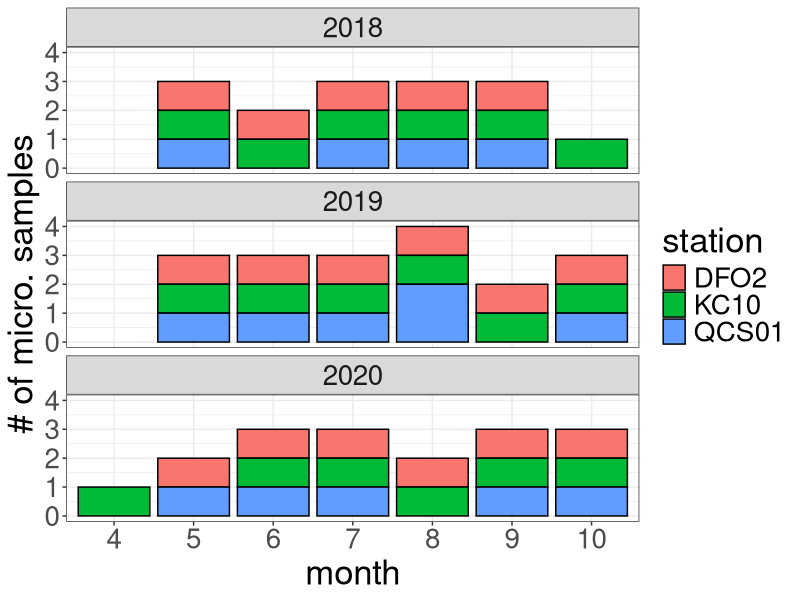
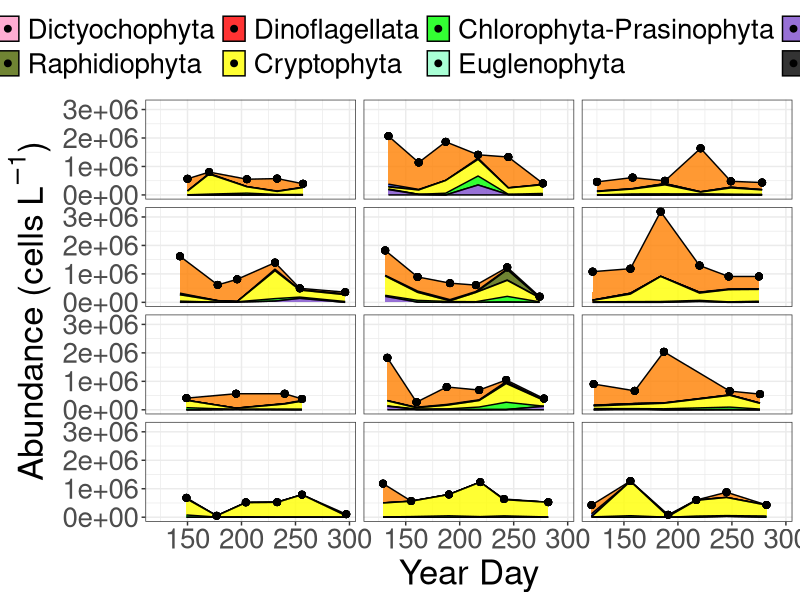
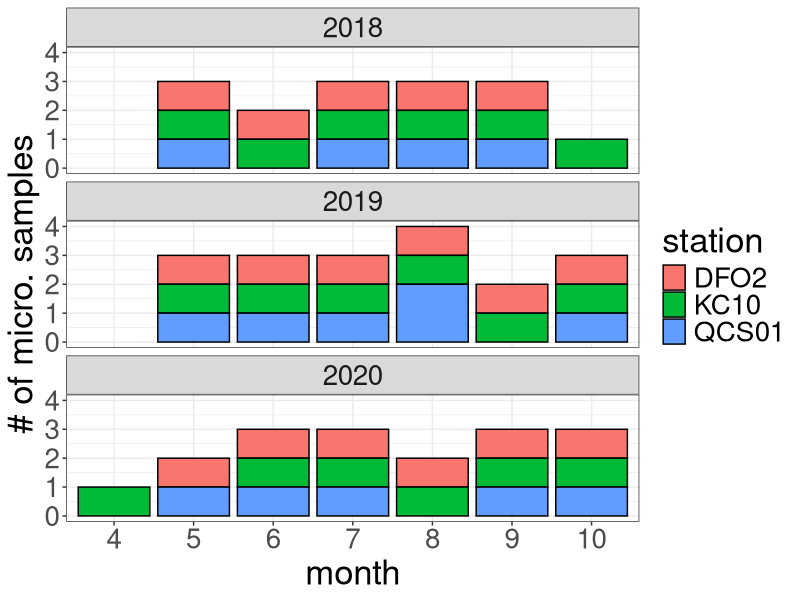
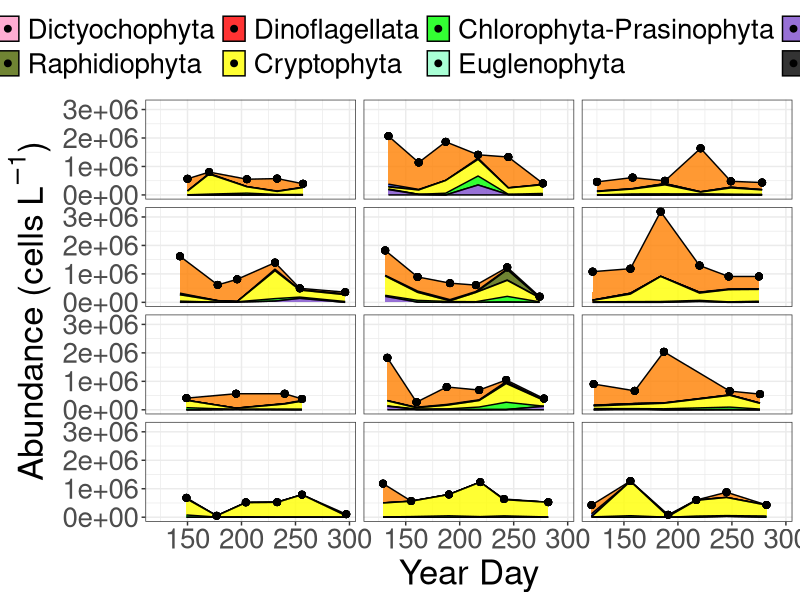

Write the R code that produced these figures, in order. (Note: this script raises an error after producing the figures.)
## ---- chunk 1
#Load packages
library(tidyverse)
library(patchwork)
library(here)
library(readr)
library(readxl)
## ---- chunk 2

#Upload fully formatted microscopy data

micro <- read_csv(here("outputs", "micro_master_2021-10-18.csv"))



## ---- chunk 3
#Upload chemtax data

#Upload data
#Uploading chemtax data
chem <- read_csv(here("outputs", "chemtax_master_2021-11-04.csv")) 


## ---- chunk 4
#Selecting autotrophic groups from class level specifications above. Too coarse for dinos.


#Can't figure out how to make this work with multiple stations. Trying each separately and binding
micro_sum_dfo2 <- micro %>%
  filter(trophicStatus == "auto" &
          site_id == "DFO2") %>% 
  complete(date, group) %>% # make each day have all species, even if not observed (for joining)
  group_by(date, group) %>% 
  summarise(sum = sum(count)) %>% #sum counts for each grouping/class
  ungroup() %>% 
  arrange(date, group) %>% 
  mutate(sum = replace_na(sum, 0),
         site_id = "DFO2") #replace NAs, created by complete, with 0s

micro_sum_kc10 <- micro %>%
  filter(trophicStatus == "auto" &
          site_id == "KC10") %>% 
  complete(date, group) %>% # make each day have all species, even if not observed (for joining)
  group_by(date, group) %>% 
  summarise(sum = sum(count)) %>% #sum counts for each grouping/class
  ungroup() %>% 
  arrange(date, group) %>% 
  mutate(sum = replace_na(sum, 0),
         site_id = "KC10") #replace NAs, created by complete, with 0s

micro_sum_qcs01 <- micro %>%
  filter(trophicStatus == "auto" &
          site_id == "QCS01") %>% 
  complete(date, group) %>% # make each day have all species, even if not observed (for joining)
  group_by(date, group) %>% 
  summarise(sum = sum(count)) %>% #sum counts for each grouping/class
  ungroup() %>% 
  arrange(date, group) %>% 
  mutate(sum = replace_na(sum, 0),
         site_id = "QCS01") #replace NAs, created by complete, with 0s

micro_sum_qu39 <- micro %>%
  filter(trophicStatus == "auto" &
          site_id == "QU39") %>% 
  complete(date, group) %>% # make each day have all species, even if not observed (for joining)
  group_by(date, group) %>% 
  summarise(sum = sum(count)) %>% #sum counts for each grouping/class
  ungroup() %>% 
  arrange(date, group) %>% 
  mutate(sum = replace_na(sum, 0),
         site_id = "QU39") #replace NAs, created by complete, with 0s

micro_sum <- rbind(micro_sum_dfo2, micro_sum_kc10, micro_sum_qcs01, micro_sum_qu39)
## ---- chunk 5
#Set order or groups for plotting

micro_sum$group <- factor(micro_sum$group,
                         levels = c("Bacillariophyta", #Y
                                    "Chrysophyta", #Y
                                    "Dictyochophyta", #Y
                                    "Raphidiophyta", #Y
                                    "Dinoflagellata", #Y
                                    "Cryptophyta",#Y
                                    "Chlorophyta-Prasinophyta", #Y 
                                    "Euglenophyta", #Y
                                    "Prymnesiophyta-Haptophyta", #Y 
                                    "Cyanobacteria", #Y
                                    "Unknown_Chlorophyta?", #Y
                                    "Unknown_Dinophyceae?", #Y
                                    "Unknown_flagellate" #Y
                                    ))
## ---- chunk 6
#Setting colour pallete for microscopy data - roughly comparable to chemtax data
color_palette_micro <- c("#ff8000", #Diatoms 
                   "#2642D5", #Chrysophytes
                   "#ff99c7", #Dicto (same color as chryso as same pig. group)
                   "#4d6600", #Raph
                   "#ff0000", #Dino
                   "#ffff00", #Crypto
                   "#00ff00", #Chloro (chloro and eugleno same colour, same pig. group)
                   "#93FFCA", #Eugleno
                   "#7d4dcc", #Hapto
                   "#000000"  #Cyano
                   )

#Set month labels for plot
month_labels_5 <- rep(c('J','F','M','A','M','J','J','A','S','O','N','D'), 5)

month_labels <- c('J','F','M','A','M','J','J','A','S','O','N','D')
## ---- chunk 7
#Plotting when we have data available for microscopy at Calvert
micro %>%  
  filter(!site_id == "QU39" & date > "2018-01-01" & date < "2021-01-01") %>%  
  distinct(date, site_id) %>% 
  mutate(year = lubridate::year(date),
         month = lubridate::month(date)) %>% 
  group_by(year, month, site_id) %>% 
  summarise(n = n()) %>% 
  ggplot(aes(x = as.factor(month), y = n, fill = site_id)) + 
  geom_bar(stat = "identity", color = "black") +
  facet_wrap(~ year, ncol = 1) +
  theme_bw() +
  labs(y = "# of micro. samples",
       x = "month",
       fill = "station") +
  theme(text = element_text(size = 25))

ggsave(here("figures_new", "sample_number.png"),
       width = 17, height = 15, dpi = 300)
## ---- chunk 8

#Microscopy 2019 timeseries - need to downscale QU39

micro_sum %>% 
  filter(date > "2018-04-01" & date < "2020-11-01") %>% 
  group_by(date, site_id) %>% 
  mutate(sum_all = sum(sum, na.rm = TRUE)) %>%
  ungroup() %>% 
  mutate(year = lubridate::year(date),
         month = lubridate::month(date),
         yday = lubridate::yday(date)) %>% 
  ggplot(aes(x = yday, y = sum, group = group, fill = group)) +
  geom_area(position = "stack", alpha = 0.8, size = 0.5, colour = "black") +
  geom_point(aes(x = yday, y = sum_all), size = 2) +
  scale_fill_manual(values = color_palette_micro) +
  # scale_x_date(limits = startEnd,
  #              breaks = scales::date_breaks("1 month"),
  #              labels = scales::date_format("%m")) +
  facet_grid(site_id ~ year) +
  theme_bw() +
  theme(legend.position = "top",
        legend.direction = "horizontal",
        legend.title = element_blank(),
        text = element_text(size = 11),
        strip.background = element_blank(),
        strip.text = element_blank()) + 
  labs(x = "Year Day",
           y = bquote("Abundance (cells" ~ L^-1*")")) +
  theme(text = element_text(size = 25)) 

ggsave(here("figures_new", "calvert_qu39_micro_ds.png"),
       width = 17, height = 10, dpi = 300)

## ---- chunk 9
#Making Tidy
#Chemtax
chem_tidy <- chem %>% 
  pivot_longer(c(cyan, hapto, green, cryp, dino, dict, raph, diat),
                 names_to = "phyto_group", values_to = "TChla") %>% 
  group_by(date, site_id, phyto_group) %>% 
  summarize(TChla_mean = mean(TChla)) %>% 
  ungroup() %>% 
  group_by(date, site_id) %>% 
  mutate(TChla_sum = sum(TChla_mean)) %>% 
  ungroup()

## ---- chunk 10

#Order phytoplankton groups roughly from smallest to largest - create order list
order_chem <- c("cyan", "hapto", "green", "cryp",
                   "dino", "raph", "dict", "diat")

#Chemtax - Specify order of phyto groups for figures
chem_tidy <- arrange(mutate(chem_tidy,
                                phyto_group = factor(phyto_group,
                                levels = order_chem)))

chem_tidy <- chem_tidy %>% 
  arrange(date, phyto_group)

## ---- chunk 11

#Set Color palette for plotting. Currently based on QU39 manuscript. Brewer has some good ones for R style.
palette_chem <- c("#ff8000", #1 - Diatoms (orange)
                  "#ff99c7", #2 - Dictyochophytes (pink)
                  "#4d6600", #3 - Raphidophytes (dark green)
                  "#ff0000", #4 - Dinoflagellates (Red)
                  "#ffff00", #5 - Cryptophytes (yellow)
                  "#00ff00", #6 - Chlorophyta (light green)
                  "#7d4dcc", #7 - Haptophytes (purple)
                  "#000000") #8 - Cyanobacteria (black)

#Set month labels for plot
month_labels <- c('J','F','M','A','M','J','J','A','S','O','N','D')
## ---- chunk 12
#Plot chemtax data by station - biomass
chem_tidy %>%
  ggplot() +
  geom_area(aes(date, TChla_mean, fill = fct_rev(phyto_group)),
    alpha = 0.8, size = 0.5, colour = "black") +
  geom_point(aes(date, TChla_sum)) +
  facet_wrap(~ site_id, nrow = 4) +
  scale_fill_manual(values = palette_chem) +
  theme_bw() +
  labs(y = bquote("TChl (mg" ~ m^-3*")"),
       fill = "Group") +
  scale_x_date(limits = startEnd,
               breaks = scales::date_breaks("1 month"),
               labels = scales::date_format("%m")) +
  theme(legend.position = "top",
        legend.direction = "horizontal",
        legend.title = element_blank(),
        text = element_text(size = 30)) +
  theme(strip.background = element_blank(),
        strip.text.x = element_blank(),
        text = element_text(size = 30)) +
        # plot.margin = margin(0, 50, 0, 0)) +
  guides(fill = guide_legend(nrow = 1))
  
ggsave(here("figures_new", "calvert_qu39_chem_2019-ts.png"),
       width=16, height=14, dpi=300)
## ---- chunk 13
#Plot chemtax data by station - relative
chem_tidy %>%
  ggplot() +
  geom_area(aes(date, TChla_mean, fill = fct_rev(phyto_group)),
    position = "fill", alpha = 0.8, size = 0.5, colour = "black") +
  geom_point(aes(date, 1)) +
  facet_wrap(~ site_id, nrow = 4) +
  scale_fill_manual(values = palette_chem) +
  theme_bw() +
  labs(y = bquote("Relative (%)"),
       fill = "Group") +
  scale_x_date(limits = startEnd,
               breaks = scales::date_breaks("1 month"),
               labels = scales::date_format("%m")) +
  theme(legend.position = "top",
        legend.direction = "horizontal",
        legend.title = element_blank(),
        text = element_text(size = 30)) +
  theme(strip.background = element_blank(),
        strip.text.x = element_blank(),
        text = element_text(size = 30)) +
        # plot.margin = margin(0, 50, 0, 0)) +
  guides(fill = guide_legend(nrow = 1))
  
ggsave(here("figures", "calvert_qu39_chem_relative_2019-ts.png"),
       width=16, height=14, dpi=300)
## ---- chunk 14
#Trying to plot Relative in a different way - CHEMTAX
chem_qu39_ds <- chem_tidy %>%
  filter(site_id == "QU39")

chem_qu39_ds <- chem_qu39_ds %>%
  filter(date == "2019-05-09" |
         date == "2019-06-04" |
         date == "2019-07-09" |
         date == "2019-08-07" |
         date == "2019-08-29" |
         date == "2019-10-09" |
         #date == "2019-11-26" | #removing this for multi-year analysis
         date == "2020-04-29" | #Different month, but very close temporally
         date == "2020-06-04" |
         date == "2020-07-09" | # Also 06-30 - Tricky
         date == "2020-08-04" | # Also 08-13 
         date == "2020-09-01" |
         date == "2020-10-08")

chem_ds <- chem_tidy %>%
  filter(!site_id == "QU39")

chem_ds <- rbind(chem_ds, chem_qu39_ds)

# chem_ds <- chem_ds %>% 
#   filter(date > "2019-05-01" & date < "2019-12-01") %>% 
#   arrange(date)

chem_ds <- chem_ds %>%  
  mutate(month = lubridate::month(date),
         month = case_when(date == "2019-08-29" ~ 9,
                           date == "2019-08-31" ~ 9,
                           date == "2020-04-29" ~ 5,
                           date == "2020-04-30" ~ 5,
                             TRUE ~ as.numeric (month)))
    
## ---- chunk 15
micro_qu39_ds <- micro_sum %>%
  filter(site_id == "QU39")

micro_qu39_ds_distinct <- micro_qu39_ds %>%
  mutate(month = lubridate::month(date)) %>% 
  filter(date > "2018-01-01" & date < "2021-01-01" & month > 3 & month < 11) %>%
  distinct(date, site_id)

#Trying to plot Relative in a different way - CHEMTAX
micro_qu39_ds <- micro_qu39_ds %>%
  filter(date == "2018-05-29" | #could also be 05-22
         date == "2018-06-26" |
         date == "2018-07-23" | # Could also be 07-16
         date == "2018-08-21" | # 08-14, 08-28
         date == "2018-09-13" |   
         date == "2018-10-24" |
         date == "2019-05-09" |
         date == "2019-06-04" |
         date == "2019-07-09" |
         date == "2019-08-07" |
         date == "2019-08-29" |
         date == "2019-10-09" |
         #date == "2019-11-26" | #removing this for multi-year analysis
         date == "2020-04-29" | #Different month, but very close temporally
         date == "2020-06-04" |
         date == "2020-07-09" | # Also 06-30 - Tricky
         date == "2020-08-04" | # Also 08-13 
         date == "2020-09-01" |
         date == "2020-10-08")

micro_ds <- micro_sum %>%
  filter(!site_id == "QU39")

micro_ds_distinct <- micro_ds %>% 
  mutate(month = lubridate::month(date)) %>% 
  filter(date > "2018-01-01" & date < "2021-01-01" & month > 4 & month < 11) %>%
  distinct(date, site_id) %>% 
  mutate(row_n = row_number())

micro_ds <- rbind(micro_ds, micro_qu39_ds)

# micro_ds <- micro_ds %>% 
#   filter(date > "2019-05-01" & date < "2019-12-01") %>% 
#   arrange(date)

micro_ds <- micro_ds %>%  
  mutate(month = lubridate::month(date),
         month = case_when(date == "2019-08-29" ~ 9,
                           date == "2019-08-31" ~ 9,
                           date == "2020-04-29" ~ 5,
                           date == "2020-04-30" ~ 5,
                             TRUE ~ as.numeric (month)))
## ---- chunk 16
p1 <- micro_ds %>% 
  filter(!group == "Unknown_Chlorophyta?" &
         !group == "Unknown_Dinophyceae?" &
         !group == "Unknown_flagellate" &
           date >= "2018-05-01" & date < "2018-11-01") %>% 
  ggplot(aes(x = site_id, y = sum, fill = group)) +
  geom_bar(position = "stack", stat = "identity", color = "black") +
  ylim(y = c(0, 3500000)) +
  facet_wrap(~ month, nrow = 1) +
  scale_fill_manual(values = color_palette_micro) +
  scale_x_discrete(labels = c("DFO2" = "F", "KC10" = "C", "QCS01" = "S",
                              "QU39" = "E")) +
  # labs(y = bquote("Abundance (cells" ~ L^-1*")")) +
  theme_bw() +
  theme(legend.position = "top",
        legend.direction = "horizontal",
        legend.title = element_blank(),
        axis.title.x = element_blank(),
        axis.text.x = element_blank(),
        axis.title.y = element_blank(),
        text = element_text(size = 30),
        axis.text = element_text(colour = "black"))

p2 <- micro_ds %>% 
  filter(!group == "Unknown_Chlorophyta?" &
         !group == "Unknown_Dinophyceae?" &
         !group == "Unknown_flagellate" &
           date >= "2019-05-01" & date < "2019-11-01") %>% 
  ggplot(aes(x = site_id, y = sum, fill = group)) +
  geom_bar(position = "stack", stat = "identity", color = "black") +
  ylim(y = c(0, 3500000)) +
  facet_wrap(~ month, nrow = 1) +
  scale_fill_manual(values = color_palette_micro) +
  scale_x_discrete(labels = c("DFO2" = "F", "KC10" = "C", "QCS01" = "S",
                              "QU39" = "E")) +
  labs(y = bquote("Abund. (cells" ~ L^-1*")")) +
  theme_bw() +
  theme(strip.background = element_blank(),
        strip.text.x = element_blank(),
        legend.position = "none",
        axis.title.x = element_blank(),
        axis.text.x = element_blank(),
        text = element_text(size = 30),
        axis.text = element_text(colour = "black"))

p3 <- micro_ds %>% 
  filter(!group == "Unknown_Chlorophyta?" &
         !group == "Unknown_Dinophyceae?" &
         !group == "Unknown_flagellate" &
          date > "2020-04-27" & date < "2020-11-01") %>% 
  ggplot(aes(x = site_id, y = sum, fill = group)) +
  geom_bar(position = "stack", stat = "identity", color = "black") +
  ylim(y = c(0, 3500000)) +
  facet_wrap(~ month, nrow = 1) +
  scale_fill_manual(values = color_palette_micro) +
  scale_x_discrete(labels = c("DFO2" = "F", "KC10" = "C", "QCS01" = "S",
                              "QU39" = "E")) +
  # labs(y = bquote("Abundance (cells" ~ L^-1*")")) +
  theme_bw() +
  theme(strip.background = element_blank(),
        strip.text.x = element_blank(),
        legend.position = "none",
        axis.title.x = element_blank(),
        axis.title.y = element_blank(),
        text = element_text(size = 30),
        axis.text = element_text(colour = "black"))

fig <-  p1/p2/p3

ggsave(here("figures_new", "calvert_qu39_2018-2020_micro_box_absolute.png"), fig,
       width = 20, height = 12, dpi = 300)
## ---- chunk 17
# p1 <- micro_ds %>% 
#   filter(!group == "Unknown_Chlorophyta?" &
#          !group == "Unknown_Dinophyceae?" &
#          !group == "Unknown_flagellate" &
#            date >= "2018-01-01" & date < "2021-01-01" & month > 4 & month < 11) %>% 
#   mutate(year = lubridate::year(date),
#          row_n = row_number()) %>% 
#   ggplot(aes(x = site_id, y = sum, fill = group)) +
#   geom_bar(position = "stack", stat = "identity", color = "black") +
#   geom_text(aes(label = row_n, group = site_id),  vjust = -1, data = micro_ds_distinct) +
#   ylim(y = c(0, 3500000)) +
#   facet_grid(year ~ month) +
#   scale_fill_manual(values = color_palette_micro) +
#   scale_x_discrete(labels = c("DFO2" = "F", "KC10" = "C", "QCS01" = "S",
#                               "QU39" = "E")) +
#   # labs(y = bquote("Abundance (cells" ~ L^-1*")")) +
#   theme_bw() +
#   theme(legend.position = "top",
#         legend.direction = "horizontal",
#         legend.title = element_blank(),
#         axis.title.x = element_blank(),
#         axis.text.x = element_blank(),
#         axis.title.y = element_blank(),
#         text = element_text(size = 30),
#         axis.text = element_text(colour = "black"))
# 
# 
# 
# ggsave(here("figures_new", "calvert_qu39_2018-2020_micro_box_absolute_grid.png"),
#        width = 20, height = 12, dpi = 300)
## ---- chunk 18
p1 <- chem_ds %>% 
  filter(date >= "2019-05-01" & date < "2019-11-01") %>% 
  ggplot(aes(x = site_id, y = TChla_mean, fill = fct_rev(phyto_group))) +
  geom_bar(position = "stack", stat = "identity", color = "black") +
  facet_wrap(~ month, nrow = 1) +
  scale_fill_manual(values = palette_chem) +
  scale_x_discrete(labels = c("DFO2" = "F", "KC10" = "C", "QCS01" = "S",
                              "QU39" = "E")) +
  labs(y = bquote("TChl (mg" ~ m^-3*")")) +
  theme_bw() +
  theme(legend.position = "top",
        legend.direction = "horizontal",
        legend.title = element_blank()) +
  theme(axis.title.x = element_blank(),
        text = element_text(size = 30),
        axis.text = element_text(colour = "black")) +
  guides(fill = guide_legend(nrow = 1))

p2 <- chem_ds %>% 
  filter(date > "2020-04-27" & date < "2020-11-01") %>%  
  ggplot(aes(x = site_id, y = TChla_mean, fill = fct_rev(phyto_group))) +
  geom_bar(position = "stack", stat = "identity", color = "black") +
  facet_wrap(~ month, nrow = 1) +
  scale_fill_manual(values = palette_chem) +
  scale_x_discrete(labels = c("DFO2" = "F", "KC10" = "C", "QCS01" = "S",
                              "QU39" = "E")) +
  labs(y = bquote("TChl (mg" ~ m^-3*")")) +
  theme_bw() +
  theme(strip.background = element_blank(),
        strip.text.x = element_blank(),
        legend.position = "none",
        axis.title.x = element_blank(),
        axis.text.x = element_blank(),
        text = element_text(size = 30),
        axis.text = element_text(colour = "black")) +
  guides(fill = guide_legend(nrow = 1))

fig <- p1/p2

ggsave(here("figures_new", "calvert_qu39_2018-2020_chem_box_absolute.png"), fig,
       width = 20, height = 10, dpi = 300)
## ---- chunk 19
p1 <- micro_ds %>% 
  filter(!group == "Unknown_Chlorophyta?" &
         !group == "Unknown_Dinophyceae?" &
         !group == "Unknown_flagellate" &
           date >= "2019-05-01" & date <= "2019-12-01") %>% 
  ggplot(aes(x = site_id, y = sum, fill = group)) +
  geom_bar(position = "stack", stat = "identity") +
  facet_wrap(~ month, nrow = 1) +
  scale_fill_manual(values = color_palette_micro) +
  scale_x_discrete(labels = c("DFO2" = "F", "KC10" = "C", "QCS01" = "S",
                              "QU39" = "E")) +
  labs(y = bquote("Abundance (cells" ~ L^-1*")")) +
  theme_bw() +
  theme(legend.position = "top",
        legend.direction = "horizontal",
        legend.title = element_blank()) +
  theme(axis.title.x = element_blank(),
        text = element_text(size = 30),
        axis.text = element_text(colour = "black"))

p2 <- chem_ds %>% 
  filter(date >= "2019-05-01" & date <= "2019-12-01") %>% 
  ggplot(aes(x = site_id, y = TChla_mean, fill = fct_rev(phyto_group))) +
  geom_bar(position = "stack", stat = "identity") +
  facet_wrap(~ month, nrow = 1) +
  scale_fill_manual(values = palette_chem) +
  scale_x_discrete(labels = c("DFO2" = "F", "KC10" = "C", "QCS01" = "S",
                              "QU39" = "E")) +
  labs(y = bquote("TChl (mg" ~ m^-3*")")) +
  theme_bw() +
  theme(legend.position = "top",
        legend.direction = "horizontal",
        legend.title = element_blank()) +
  theme(axis.title.x = element_blank(),
        text = element_text(size = 30),
        axis.text = element_text(colour = "black")) +
  guides(fill = guide_legend(nrow = 1))

fig <- p1/p2

ggsave(here("figures_new", "calvert_qu39_2019_box_comb_absolute_test.png"), fig,
       width = 20, height = 10, dpi = 300)
## ---- chunk 20
p1 <- micro_ds %>% 
  filter(!group == "Unknown_Chlorophyta?" &
         !group == "Unknown_Dinophyceae?" &
         !group == "Unknown_flagellate" &
           date >= "2019-05-01" & date <= "2019-12-01") %>%
  ggplot(aes(x = site_id, y = sum, fill = group)) +
  geom_bar(position = "fill", stat = "identity") +
  facet_wrap(~ month, nrow = 1) +
  scale_fill_manual(values = color_palette_micro) +
  scale_x_discrete(labels = c("DFO2" = "F", "KC10" = "C", "QCS01" = "S",
                              "QU39" = "E")) +
  labs(y = bquote("Abundance (%)")) +
  theme_bw() +
  theme(legend.position = "top",
        legend.direction = "horizontal",
        legend.title = element_blank()) +
  theme(axis.title.x = element_blank(),
        text = element_text(size = 30),
        axis.text = element_text(colour = "black"))

p2 <- chem_ds %>% 
  filter(date >= "2019-05-01" & date <= "2019-12-01") %>%
  ggplot(aes(x = site_id, y = TChla_mean, fill = fct_rev(phyto_group))) +
  geom_bar(position="fill", stat="identity") +
  facet_wrap(~ month, nrow = 1) +
  scale_fill_manual(values = palette_chem) +
  scale_x_discrete(labels = c("DFO2" = "F", "KC10" = "C", "QCS01" = "S",
                              "QU39" = "E")) +
  labs(y = bquote("TChl (%)")) +
  theme_bw() +
  theme(legend.position = "top",
        legend.direction = "horizontal",
        legend.title = element_blank()) +
  theme(axis.title.x = element_blank(),
        text = element_text(size = 30),
        axis.text = element_text(colour = "black")) +
  guides(fill = guide_legend(nrow = 1))

fig <- p1/p2

ggsave(here("figures_new", "calvert_qu39_2019_box_comb_test.png"), fig,
       width = 20, height = 10, dpi = 300)
## ---- chunk 21
micro_qu39_ds_full <- micro %>%
  filter(site_id == "QU39")

micro_qu39_ds_full_distinct <- micro_qu39_ds_full %>%
  mutate(month = lubridate::month(date)) %>% 
  filter(date > "2018-01-01" & date < "2021-01-01" & month > 3 & month < 11) %>%
  distinct(date, site_id)

#Trying to plot Relative in a different way - CHEMTAX
micro_qu39_ds_full <- micro_qu39_ds_full %>%
  filter(date == "2018-05-29" | #could also be 05-22
         date == "2018-06-26" |
         date == "2018-07-23" | # Could also be 07-16
         date == "2018-08-21" | # 08-14, 08-28
         date == "2018-09-13" |   
         date == "2018-10-24" |
         date == "2019-05-09" |
         date == "2019-06-04" |
         date == "2019-07-09" |
         date == "2019-08-07" |
         date == "2019-08-29" |
         date == "2019-10-09" |
         #date == "2019-11-26" | #removing this for multi-year analysis
         date == "2020-04-29" | #Different month, but very close temporally
         date == "2020-06-04" |
         date == "2020-07-09" | # Also 06-30 - Tricky
         date == "2020-08-04" | # Also 08-13 
         date == "2020-09-01" |
         date == "2020-10-08")

micro_ds_full <- micro %>%
  filter(!site_id == "QU39")

micro_ds_full_distinct <- micro_ds_full %>% 
  mutate(month = lubridate::month(date)) %>% 
  filter(date > "2018-01-01" & date < "2021-01-01" & month > 4 & month < 11) %>%
  distinct(date, site_id) %>% 
  mutate(row_n = row_number())

micro_ds_full <- rbind(micro_ds_full, micro_qu39_ds_full)


micro_ds_full <- micro_ds_full %>%  
  mutate(month = lubridate::month(date),
         month = case_when(date == "2019-08-29" ~ 9,
                           date == "2019-08-31" ~ 9,
                           date == "2020-04-29" ~ 5,
                           date == "2020-04-30" ~ 5,
                             TRUE ~ as.numeric (month)))

micro_ds_full <- micro_ds_full %>% 
  filter(date > "2018-01-01" & date < "2020-12-31" & month > 4 & month < 11)
## ---- chunk 22
micro_ds_full %>% 
  filter(scientificName == "Thalassiosira rotula") %>%
  mutate(year = lubridate::year(date)) %>% 
  ggplot(aes(x = month, y = count, color = site_id)) +
  geom_point() +
  facet_wrap(~year)
